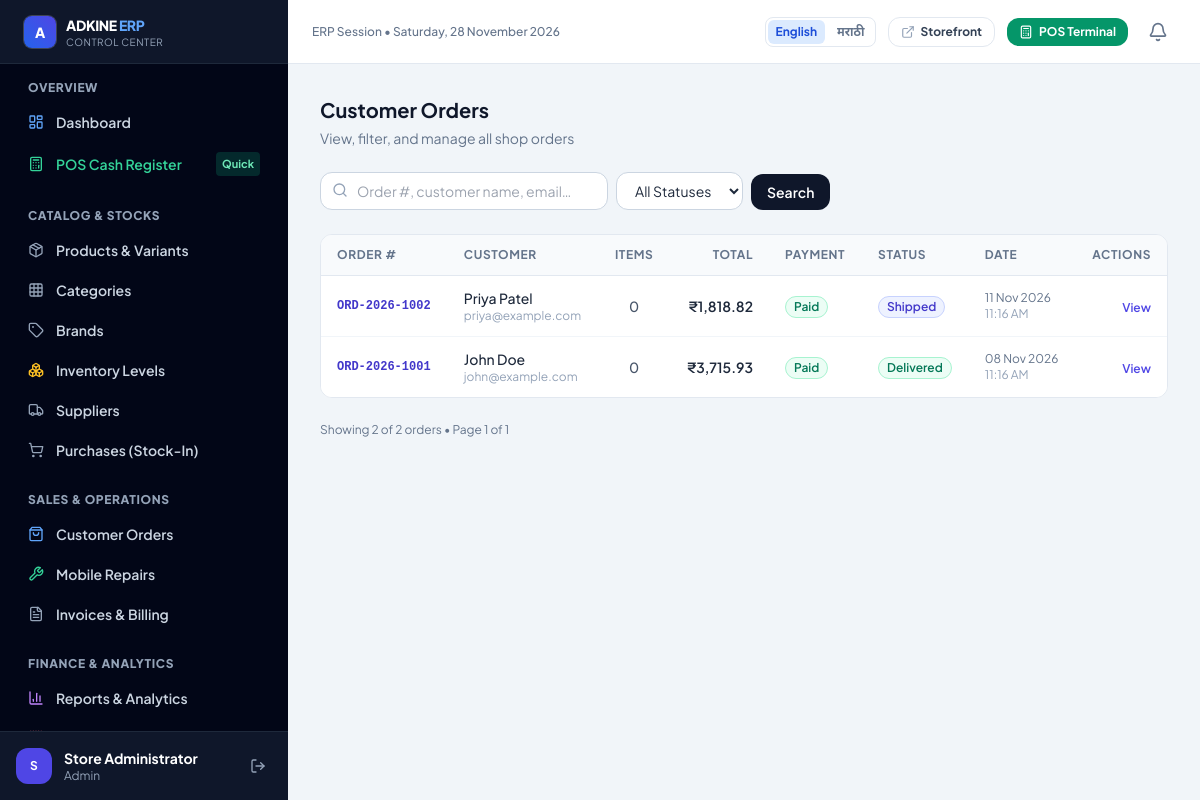
The app's page /admin/orders.php (signed in) with its own data.
### tables this page shows
CREATE TABLE `orders` (
  `id` int(10) UNSIGNED NOT NULL,
  `order_number` varchar(50) NOT NULL,
  `user_id` int(10) UNSIGNED NOT NULL,
  `shipping_address_id` int(10) UNSIGNED DEFAULT NULL,
  `billing_address_id` int(10) UNSIGNED DEFAULT NULL,
  `subtotal` decimal(12,2) NOT NULL DEFAULT 0.00,
  `discount_amount` decimal(12,2) NOT NULL DEFAULT 0.00,
  `coupon_id` int(10) UNSIGNED DEFAULT NULL,
  `tax_amount` decimal(12,2) NOT NULL DEFAULT 0.00,
  `shipping_fee` decimal(12,2) NOT NULL DEFAULT 0.00,
  `total_amount` decimal(12,2) NOT NULL DEFAULT 0.00,
  `payment_method` enum('razorpay','cod','pos_cash','pos_card','pos_upi') NOT NULL DEFAULT 'razorpay',
  `payment_status` enum('pending','paid','failed','refunded') NOT NULL DEFAULT 'pending',
  `order_status` enum('pending','processing','shipped','delivered','cancelled','returned') NOT NULL DEFAULT 'pending',
  `shipping_notes` text DEFAULT NULL,
  `razorpay_order_id` varchar(100) DEFAULT NULL,
  `razorpay_payment_id` varchar(100) DEFAULT NULL,
  `created_at` timestamp NULL DEFAULT current_timestamp(),
  `updated_at` timestamp NULL DEFAULT current_timestamp() ON UPDATE current_timestamp()
);

CREATE TABLE `users` (
  `id` int(10) UNSIGNED NOT NULL,
  `role_id` int(10) UNSIGNED NOT NULL,
  `full_name` varchar(150) NOT NULL,
  `email` varchar(191) NOT NULL,
  `phone` varchar(20) DEFAULT NULL,
  `password_hash` varchar(255) NOT NULL,
  `status` enum('active','pending_otp','suspended') DEFAULT 'active',
  `email_verified_at` timestamp NULL DEFAULT NULL,
  `avatar` varchar(255) DEFAULT NULL,
  `created_at` timestamp NULL DEFAULT current_timestamp(),
  `updated_at` timestamp NULL DEFAULT current_timestamp() ON UPDATE current_timestamp()
);

### includes/db.php (called while the page is built, shortened)
<?php
function db(): mysqli
{
    static $conn = null;
    if ($conn === null) {
        $conn = new mysqli(DB_HOST, DB_USER, DB_PASS, DB_NAME, DB_PORT);
        $conn->set_charset(DB_CHARSET);
    }
    return $conn;
}
function _db_execute(string $sql, array $params): mysqli_stmt
{
    $stmt = db()->prepare($sql);
    if (!empty($params)) {
        $stmt->execute(array_values($params));
    } else {
        $stmt->execute();
    }
    return $stmt;
}
function db_fetch_all(string $sql, array $params = []): array
{
    $stmt   = _db_execute($sql, $params);
    $result = $stmt->get_result();
    $rows   = $result->fetch_all(MYSQLI_ASSOC);
    return $rows;
}
function db_fetch_value(string $sql, array $params = []): mixed
{
    $stmt   = _db_execute($sql, $params);
    $result = $stmt->get_result();
    $row    = $result->fetch_array(MYSQLI_NUM);
    return $row[0] ?? null;
}

### admin/orders.php (the view, shortened to what this page needs)
<?php
require_once __DIR__ . '/../includes/admin-header.php';
$search       = trim((string)($_GET['search'] ?? ''));
$page   = max(1, (int)($_GET['page'] ?? 1));
$limit  = 20;
$offset = ($page - 1) * $limit;
$where  = 'WHERE 1=1';
$params = [];
$countSql = "SELECT COUNT(DISTINCT o.id)
             FROM orders o
             JOIN users u ON u.id = o.user_id
             $where";
$total = (int)(db_fetch_value($countSql, $params) ?? 0);
$pages = (int)ceil($total / $limit);
$orders = db_fetch_all(
    "SELECT o.id, o.order_number, o.total_amount AS grand_total, o.order_status, o.payment_status, o.created_at,
            u.full_name AS customer_name, u.email AS customer_email,
            COUNT(oi.id) AS item_count
     FROM orders o
     JOIN users u ON u.id = o.user_id
     LEFT JOIN order_items oi ON oi.order_id = o.id
     $where
     GROUP BY o.id
     ORDER BY o.created_at DESC
     LIMIT $limit OFFSET $offset",
    $params
);
function orderStatusBadge(string $status): string
{
    $map = [
        'pending'    => 'bg-amber-50 text-amber-700 border-amber-200',
        'processing' => 'bg-blue-50 text-blue-700 border-blue-200',
        'shipped'    => 'bg-indigo-50 text-indigo-700 border-indigo-200',
        'delivered'  => 'bg-emerald-50 text-emerald-700 border-emerald-200',
        'cancelled'  => 'bg-rose-50 text-rose-700 border-rose-200',
    ];
    $cls = $map[strtolower($status)] ?? 'bg-slate-100 text-slate-600 border-slate-200';
    return '<span class="inline-flex items-center px-2 py-0.5 rounded-full text-xs font-semibold border ' . $cls . '">'
         . e(ucfirst($status)) . '</span>';
}
function paymentStatusBadge(string $status): string
{
    $map = [
        'paid'     => 'bg-emerald-50 text-emerald-700 border-emerald-200',
        'pending'  => 'bg-amber-50 text-amber-700 border-amber-200',
        'failed'   => 'bg-rose-50 text-rose-700 border-rose-200',
        'refunded' => 'bg-blue-50 text-blue-700 border-blue-200',
    ];
    $cls = $map[strtolower($status)] ?? 'bg-slate-100 text-slate-600 border-slate-200';
    return '<span class="inline-flex items-center px-2 py-0.5 rounded-full text-xs font-semibold border ' . $cls . '">'
         . e(ucfirst($status)) . '</span>';
}
?>
<div class="space-y-6">
    <div class="flex flex-wrap items-end justify-between gap-4">
        <div>
            <h1 class="text-xl font-bold text-slate-900">Customer Orders</h1>
            <p class="mt-1 text-sm text-slate-500">View, filter, and manage all shop orders</p>
        </div>
    </div>
    <form method="GET" action="<?= url('/admin/orders.php') ?>" class="flex flex-wrap gap-2 items-end">
        <div class="relative">
            <input name="search" value="<?= e($search) ?>" placeholder="Order #, customer name, email…"
                   class="w-72 rounded-xl border border-slate-300 bg-white px-3.5 py-2 pl-9 text-sm shadow-xs focus:border-indigo-600 focus:ring-1 focus:ring-indigo-600 outline-none">
            <i data-lucide="search" class="w-4 h-4 text-slate-400 absolute left-3 top-2.5"></i>
        </div>
        <select name="status" class="rounded-xl border border-slate-300 bg-white px-3.5 py-2 text-sm shadow-xs focus:border-indigo-600 focus:ring-1 focus:ring-indigo-600 outline-none">
            <option value="">All Statuses</option>
        </select>
        <button class="rounded-xl bg-slate-900 px-4 py-2 text-sm font-semibold text-white hover:bg-slate-800 transition">Search</button>
    </form>
    <div class="overflow-x-auto rounded-xl border border-slate-200 bg-white shadow-xs">
        <table class="min-w-full divide-y divide-slate-200 text-left text-sm">
            <thead class="bg-slate-50 text-xs uppercase tracking-wider text-slate-500 font-bold">
                <tr>
                    <th class="px-4 py-3">Order #</th>
                    <th class="px-4 py-3">Customer</th>
                    <th class="px-4 py-3 text-center">Items</th>
                    <th class="px-4 py-3 text-right">Total</th>
                    <th class="px-4 py-3">Payment</th>
                    <th class="px-4 py-3">Status</th>
                    <th class="px-4 py-3">Date</th>
                    <th class="px-4 py-3 text-right">Actions</th>
                </tr>
            </thead>
            <tbody class="divide-y divide-slate-100 bg-white">
                <?php foreach ($orders as $order): ?>
                <tr class="hover:bg-slate-50/70 transition">
                    <td class="px-4 py-3 font-mono text-xs font-semibold text-indigo-700">
                        <?= e($order['order_number']) ?>
                    </td>
                    <td class="px-4 py-3">
                        <div class="font-medium text-slate-800"><?= e($order['customer_name']) ?></div>
                        <div class="text-xs text-slate-400"><?= e($order['customer_email']) ?></div>
                    </td>
                    <td class="px-4 py-3 text-center text-slate-600 font-medium">
                        <?= (int)$order['item_count'] ?>
                    </td>
                    <td class="px-4 py-3 text-right font-semibold text-slate-800">
                        <?= format_currency($order['grand_total']) ?>
                    </td>
                    <td class="px-4 py-3">
                        <?= paymentStatusBadge($order['payment_status']) ?>
                    </td>
                    <td class="px-4 py-3">
                        <?= orderStatusBadge($order['order_status']) ?>
                    </td>
                    <td class="px-4 py-3 text-xs text-slate-500">
                        <?= date('d M Y', strtotime($order['created_at'])) ?><br>
                        <span class="text-slate-400"><?= date('h:i A', strtotime($order['created_at'])) ?></span>
                    </td>
                    <td class="px-4 py-3 text-right">
                        <a href="<?= url('/admin/order-detail.php?id=' . (int)$order['id']) ?>"
                           class="font-semibold text-indigo-600 hover:text-indigo-800 hover:underline text-xs">View</a>
                    </td>
                </tr>
                <?php endforeach; ?>
            </tbody>
        </table>
    </div>
    <div class="flex items-center justify-between text-xs text-slate-500">
        <p>Showing <?= count($orders) ?> of <?= (int)$total ?> orders &bull; Page <?= (int)$page ?> of <?= max(1, (int)$pages) ?></p>
    </div>
</div>
<?php require_once __DIR__ . '/../includes/admin-footer.php'; ?>

### includes/admin-header.php (style rules this page uses)
body { font-family: 'Plus Jakarta Sans', 'Noto Sans Devanagari', sans-serif; -webkit-tap-highlight-color: transparent; }
html, body { overflow-x: hidden; }
html { scrollbar-color: #94a3b8 #e2e8f0; scrollbar-width: thin; }

### records on screen
orders: order_number "ORD-2026-1002", user.full_name "Priya Patel", user.email "priya@example.com", item_count "0", total_amount "₹1,818.82", payment_status "Paid", order_status "Shipped", created_at "11 Nov 2026", created_at "11:16 AM"
orders: order_number "ORD-2026-1001", user.full_name "John Doe", user.email "john@example.com", item_count "0", total_amount "₹3,715.93", payment_status "Paid", order_status "Delivered", created_at "08 Nov 2026", created_at "11:16 AM"

### other values on screen
substr(auth()['full_name'] ?? 'A', 0, 1) "S"
auth()['full_name'] "Store Administrator"
auth()['role_slug'] "Admin"
$label "English"
$label "मराठी"
count($orders) "2"
$total "2"
$page "1"
max(1, (int)$pages) "1"
